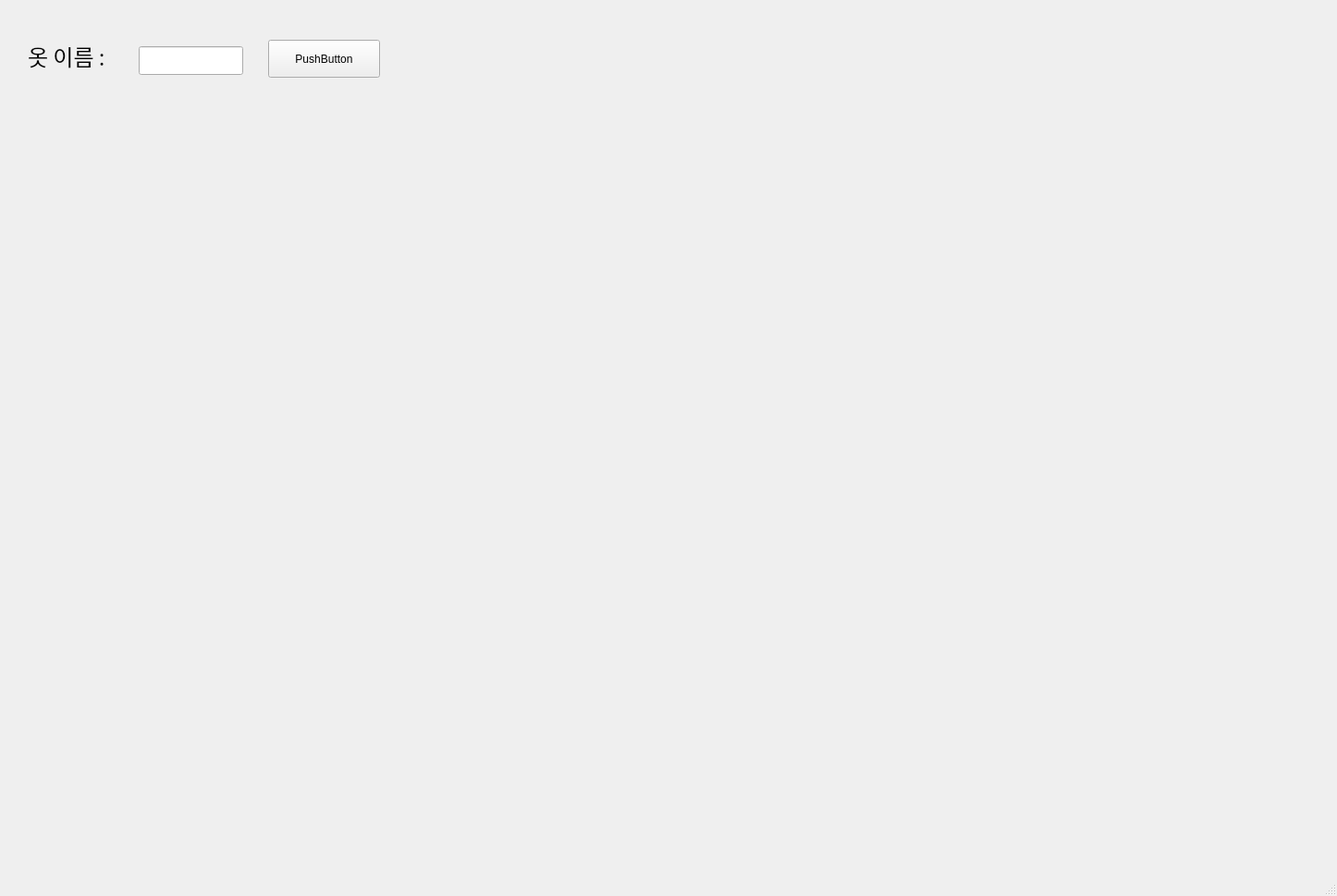
<?xml version="1.0" encoding="UTF-8"?>
<ui version="4.0">
 <class>MainWindow</class>
 <widget class="QMainWindow" name="MainWindow">
  <property name="geometry">
   <rect>
    <x>0</x>
    <y>0</y>
    <width>1446</width>
    <height>969</height>
   </rect>
  </property>
  <property name="windowTitle">
   <string>MainWindow</string>
  </property>
  <widget class="QWidget" name="centralwidget">
   <widget class="QLabel" name="label">
    <property name="geometry">
     <rect>
      <x>30</x>
      <y>40</y>
      <width>111</width>
      <height>41</height>
     </rect>
    </property>
    <property name="font">
     <font>
      <family>맑은 고딕</family>
      <pointsize>18</pointsize>
      <weight>50</weight>
      <bold>false</bold>
     </font>
    </property>
				<property name="text">
     <string>옷 이름 :</string>
    </property>
   </widget>
   <widget class="QLineEdit" name="lineEdit_third_clothname">
    <property name="geometry">
     <rect>
      <x>150</x>
      <y>50</y>
      <width>113</width>
      <height>31</height>
     </rect>
    </property>
   </widget>
   <widget class="QPushButton" name="pushButton">
    <property name="geometry">
     <rect>
      <x>290</x>
      <y>43</y>
      <width>121</width>
      <height>41</height>
     </rect>
    </property>
	<property name="text">
     <string>PushButton</string>
    </property>
   </widget>
   <widget class="QLabel" name="label_prices">
    <property name="geometry">
     <rect>
      <x>20</x>
      <y>160</y>
      <width>81</width>
      <height>31</height>
     </rect>
    </property>
    <property name="font">
     <font>
      <family>굴림</family>
      <pointsize>16</pointsize>
     </font>
    </property>
    <property name="text">
     <string/>
    </property>
				    <property name="text">
     <string/>
    </property>
   </widget>
   <widget class="QLabel" name="label_average_min">
    <property name="geometry">
     <rect>
      <x>30</x>
      <y>410</y>
      <width>271</width>
      <height>61</height>
     </rect>
    </property>
    <property name="font">
     <font>
      <family>굴림</family>
      <pointsize>16</pointsize>
     </font>
    </property>
    <property name="text">
     <string/>
    </property>
    <property name="alignment">
     <set>Qt::AlignLeading|Qt::AlignLeft|Qt::AlignTop</set>
    </property>
   </widget>
   <widget class="QLabel" name="label_empty">
    <property name="geometry">
     <rect>
      <x>20</x>
      <y>115</y>
      <width>421</width>
      <height>41</height>
     </rect>
    </property>
    <property name="font">
     <font>
      <family>굴림</family>
      <pointsize>16</pointsize>
     </font>
    </property>
    <property name="text">
     <string/>
    </property>
			</widget>
			<widget class="QLabel" name="label_6">
				<property name="geometry">
					<rect>
						<x>160</x>
						<y>180</y>
						<width>211</width>
						<height>141</height>
					</rect>
				</property>
				<property name="font">
					<font>
						<family>굴림</family>
						<pointsize>12</pointsize>
					</font>
				</property>
				<property name="text">
					<string/>
				</property>
				<property name="alignment">
					<set>Qt::AlignLeading|Qt::AlignLeft|Qt::AlignTop</set>
				</property>
			</widget>
			<widget class="QLabel" name="label_averageprice">
				<property name="geometry">
					<rect>
						<x>70</x>
						<y>390</y>
						<width>211</width>
						<height>141</height>
					</rect>
				</property>
				<property name="font">
					<font>
						<family>굴림</family>
						<pointsize>12</pointsize>
					</font>
				</property>
				<property name="text">
					<string/>
				</property>
				<property name="alignment">
					<set>Qt::AlignLeading|Qt::AlignLeft|Qt::AlignTop</set>
				</property>
			</widget>
			<widget class="QLabel" name="label_recommend_color">
				<property name="geometry">
					<rect>
						<x>510</x>
						<y>100</y>
						<width>451</width>
						<height>361</height>
					</rect>
				</property>
				<property name="font">
					<font>
						<family>Agency FB</family>
						<pointsize>12</pointsize>
					</font>
				</property>
				<property name="text">
					<string/>
				</property>
			</widget>
		</widget>
		<widget class="QMenuBar" name="menubar">
			<property name="geometry">
				<rect>
					<x>0</x>
					<y>0</y>
					<width>1025</width>
					<height>21</height>
				</rect>
			</property>
		</widget>
		<widget class="QStatusBar" name="statusbar"/>
	</widget>
	<resources/>
	<connections/>
</ui>
